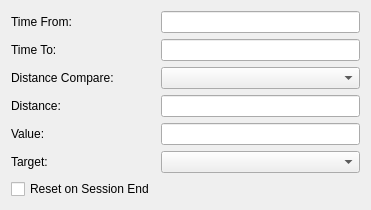
         <widget class="QWidget" name="gridLayoutWidget_8">
          <property name="geometry">
           <rect>
            <x>20</x>
            <y>20</y>
            <width>371</width>
            <height>190</height>
           </rect>
          </property>
          <layout class="QGridLayout" name="gridLayout_5">
           <item row="2" column="0">
            <widget class="QLabel" name="label_31">
             <property name="text">
              <string>Distance Compare:</string>
             </property>
            </widget>
           </item>
           <item row="1" column="0">
            <widget class="QLabel" name="label_30">
             <property name="text">
              <string>Time To:</string>
             </property>
            </widget>
           </item>
           <item row="0" column="0">
            <widget class="QLabel" name="label_29">
             <property name="text">
              <string>Time From:</string>
             </property>
            </widget>
           </item>
           <item row="1" column="1">
            <widget class="QLineEdit" name="fld_timeto_sh"/>
           </item>
           <item row="2" column="1">
            <widget class="QComboBox" name="box_distcomp_sh"/>
           </item>
           <item row="0" column="1">
            <widget class="QLineEdit" name="fld_timefrom_sh"/>
           </item>
           <item row="3" column="0">
            <widget class="QLabel" name="label_32">
             <property name="text">
              <string>Distance:</string>
             </property>
            </widget>
           </item>
           <item row="5" column="1">
            <widget class="QLineEdit" name="fld_value_sh"/>
           </item>
           <item row="3" column="1">
            <widget class="QLineEdit" name="fld_dist_sh"/>
           </item>
           <item row="6" column="1">
            <widget class="QComboBox" name="box_target_sh"/>
           </item>
           <item row="5" column="0">
            <widget class="QLabel" name="label_33">
             <property name="text">
              <string>Value:</string>
             </property>
            </widget>
           </item>
           <item row="7" column="0">
            <widget class="QCheckBox" name="chk_cck_reset_sessionend_2">
             <property name="text">
              <string>Reset on Session End</string>
             </property>
            </widget>
           </item>
           <item row="6" column="0">
            <widget class="QLabel" name="label_34">
             <property name="text">
              <string>Target:</string>
             </property>
            </widget>
           </item>
          </layout>
         </widget>
